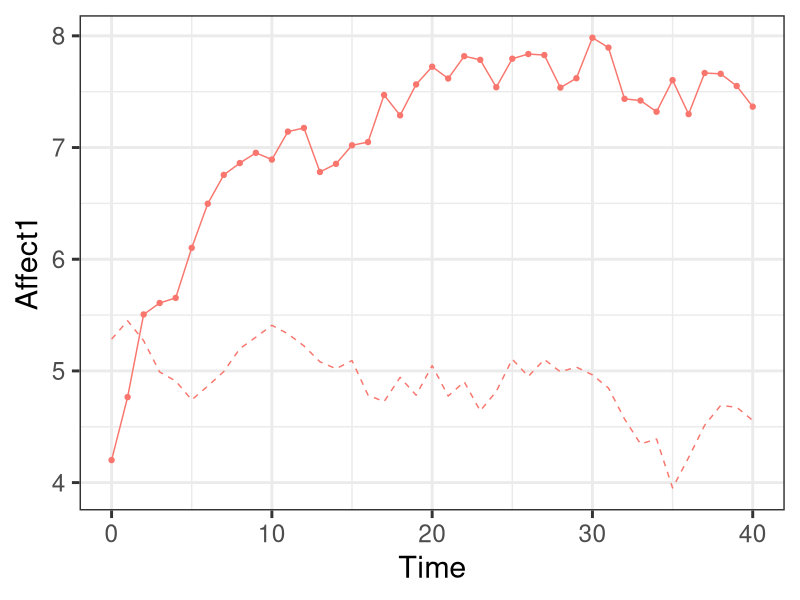

Generate this figure with R:
##############################
# Coupling in continuous time
# Michael E. Aristodemou
# Week 5: 16.10.2025
##############################

# install package if it is missing
if (!requireNamespace("ggplot2", quietly = TRUE)) {
  install.packages("ggplot2")
}

library(ggplot2) # load for visualization

# Generate data for multiple subjects with individual differences
NSubjects <- 20
times <- seq(from=0, to=40, by=1) #generate sequence of time points when subjects are measured
Nobs <- length(times) #number of observations per subject

initialAffect1 <- rnorm(n = NSubjects, mean = 5, sd = 2) # set starting point for each subject
initialAffect2 <- rnorm(n = NSubjects, mean = 5, sd = 2) # set starting point for each partner

A <- -.2 #continuous time state dependence
Across <- .1 #cross-effect state dependence
B <- 1 #continuous intercept
G <- .2 #unique system noise coefficient

#create empty data.frame to fill step by step
data <- data.frame(Subject= rep(NA,NSubjects*Nobs),
                   Time = rep(NA,NSubjects*Nobs),
                   Affect1 = rep(NA,NSubjects*Nobs),
                   Affect2 = rep(NA,NSubjects*Nobs)) #now with affect for two individuals

Nsteps <- 100 #number of steps in time to compute between each observation (increased precision)
row <- 0 #initialize row counter, to track which row of the data.frame we are on

for(subi in 1:NSubjects){
  for(obsi in 1:Nobs){ #for each observation of a subject
    row <- row + 1
    if(obsi==1){
      Affect1State <- initialAffect1[subi] #if first time point, set to initial affect
      Affect2State <- initialAffect2[subi]
    }
    if(obsi>1){ #else compute new affect state by taking a sequence of small steps in time
      for(stepi in 1:Nsteps){ #take Nsteps in time between each observation
        
        # compute deterministic slopes of affect at earlier time point
        dAffect1 <- A*Affect1State + Across * Affect2State + B
        dAffect2 <- A*Affect2State + 0 * Affect1State + B
        
        systemNoiseState1 <- rnorm(n=1, mean=0, sd=sqrt(1/Nsteps)) #unique noise for subj 1
        systemNoiseState2 <- rnorm(n=1, mean=0, sd=sqrt(1/Nsteps)) #unique noise for subj 2
       
        Affect1State <- Affect1State + dAffect1 * 1/Nsteps + #update state using slope and time step
          G * systemNoiseState1 # add unique noise
        Affect2State <- Affect2State + dAffect2 * 1/Nsteps + #update state using slope and time step
          G * systemNoiseState2 # add unique noise
      }
    }
    data$Affect1[row] <- Affect1State #input affect data
    data$Affect2[row] <- Affect2State #input affect data
    data$Time[row] <- times[obsi] #input time data
    data$Subject[row] <- subi #input subject data
  }
}

data$Affect1 <- data$Affect1 + rnorm(n=nrow(data), mean = 0, sd = .05) #add measurement error
data$Affect2 <- data$Affect2 + rnorm(n=nrow(data), mean = 0, sd = .05) #add measurement error

# create plot for 1 couple only
p2 = ggplot(data[data$Subject==1,], # Plot the data for the first couple
       aes(x = Time, y = Affect1, color = as.factor(Subject))) +
  geom_line() +
  geom_line(aes(y = Affect2), linetype = "dashed") +
  geom_point() +
  theme_bw(base_size = 22)+
  theme(legend.position = "none")
